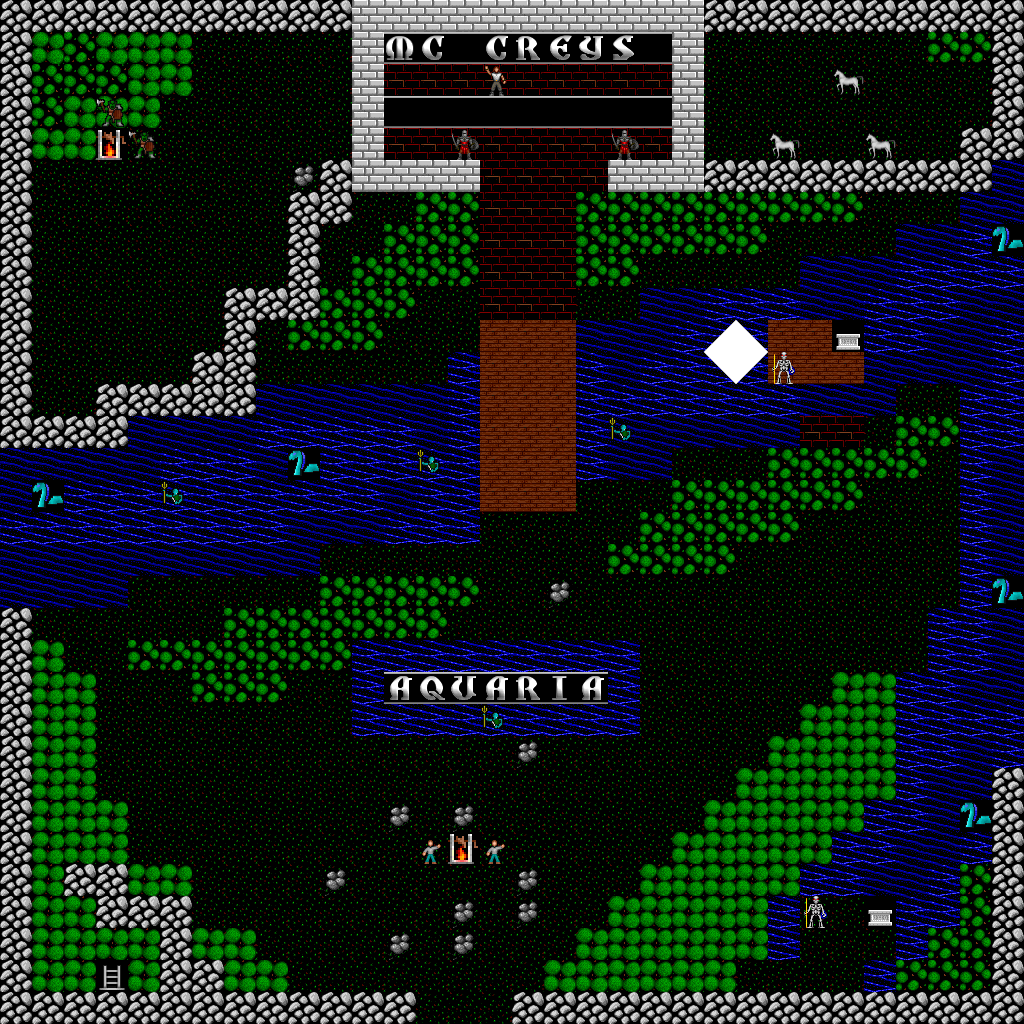

The image is a tile-based game level rendered from a .tmx file. Its description and source (layers, tilesets, objects; grid data summarised) follow:
An orthogonal 32x32 tile map with 32x32 px tiles, 2 tile layers (Map Layer, People Layer) and 16 objects (4x nixie, 3x horse, 2x child, 2x fighter, 2x liche, ...).

<map version="1.0" orientation="orthogonal" width="32" height="32" tilewidth="32" tileheight="32" backgroundcolor="#000000">
<tileset firstgid="1" name="aquaria_l1.ult" tilewidth="32" tileheight="32">
<image source="latest.png" width="768" height="768" />
</tileset>
<layer name="Map Layer" width="32" height="32">
<data>[1024 cells, 1024 non-empty, 30 distinct tile ids]</data>
</layer>
<layer name="People Layer" width="32" height="32">
<data>[1024 cells, 16 non-empty, 7 distinct tile ids]</data>
</layer>
<objectgroup name="Person Properties" width="32" height="32">
<object name="anonymous" type="nixie" x="160" y="480" width="32" height="32">
<properties>
<property name="id" value="0" />
<property name="tileType" value="nixie" />
<property name="movement" value="WANDER" />
<property name="startX" value="5" />
<property name="startY" value="15" />
<property name="dialogId" value="0" />
</properties>
</object>
<object name="anonymous" type="nixie" x="608" y="416" width="32" height="32">
<properties>
<property name="id" value="1" />
<property name="tileType" value="nixie" />
<property name="movement" value="WANDER" />
<property name="startX" value="19" />
<property name="startY" value="13" />
<property name="dialogId" value="0" />
</properties>
</object>
<object name="anonymous" type="nixie" x="416" y="448" width="32" height="32">
<properties>
<property name="id" value="2" />
<property name="tileType" value="nixie" />
<property name="movement" value="WANDER" />
<property name="startX" value="13" />
<property name="startY" value="14" />
<property name="dialogId" value="0" />
</properties>
</object>
<object name="Merman jr" type="nixie" x="480" y="704" width="32" height="32">
<properties>
<property name="id" value="3" />
<property name="tileType" value="nixie" />
<property name="movement" value="FOLLOW_AVATAR" />
<property name="startX" value="15" />
<property name="startY" value="22" />
<property name="dialogId" value="1" />
</properties>
</object>
<object name="Child" type="child" x="480" y="832" width="32" height="32">
<properties>
<property name="id" value="4" />
<property name="tileType" value="child" />
<property name="movement" value="FIXED" />
<property name="startX" value="15" />
<property name="startY" value="26" />
<property name="dialogId" value="2" />
</properties>
</object>
<object name="Child" type="child" x="416" y="832" width="32" height="32">
<properties>
<property name="id" value="5" />
<property name="tileType" value="child" />
<property name="movement" value="FIXED" />
<property name="startX" value="13" />
<property name="startY" value="26" />
<property name="dialogId" value="2" />
</properties>
</object>
<object name="Beaty" type="fighter" x="448" y="128" width="32" height="32">
<properties>
<property name="id" value="6" />
<property name="tileType" value="fighter" />
<property name="movement" value="FIXED" />
<property name="startX" value="14" />
<property name="startY" value="4" />
<property name="dialogId" value="4" />
</properties>
</object>
<object name="Sir Paldoe" type="fighter" x="608" y="128" width="32" height="32">
<properties>
<property name="id" value="7" />
<property name="tileType" value="fighter" />
<property name="movement" value="FIXED" />
<property name="startX" value="19" />
<property name="startY" value="4" />
<property name="dialogId" value="5" />
</properties>
</object>
<object name="anonymous" type="villager" x="480" y="64" width="32" height="32">
<properties>
<property name="id" value="8" />
<property name="tileType" value="villager" />
<property name="movement" value="FOLLOW_AVATAR" />
<property name="startX" value="15" />
<property name="startY" value="2" />
<property name="dialogId" value="101" />
</properties>
</object>
<object name="anonymous" type="horse" x="832" y="64" width="32" height="32">
<properties>
<property name="id" value="9" />
<property name="tileType" value="horse" />
<property name="movement" value="WANDER" />
<property name="startX" value="26" />
<property name="startY" value="2" />
<property name="dialogId" value="0" />
</properties>
</object>
<object name="anonymous" type="horse" x="768" y="128" width="32" height="32">
<properties>
<property name="id" value="10" />
<property name="tileType" value="horse" />
<property name="movement" value="WANDER" />
<property name="startX" value="24" />
<property name="startY" value="4" />
<property name="dialogId" value="0" />
</properties>
</object>
<object name="anonymous" type="horse" x="864" y="128" width="32" height="32">
<properties>
<property name="id" value="11" />
<property name="tileType" value="horse" />
<property name="movement" value="WANDER" />
<property name="startX" value="27" />
<property name="startY" value="4" />
<property name="dialogId" value="0" />
</properties>
</object>
<object name="Drakor" type="liche" x="768" y="352" width="32" height="32">
<properties>
<property name="id" value="12" />
<property name="tileType" value="liche" />
<property name="movement" value="FIXED" />
<property name="startX" value="24" />
<property name="startY" value="11" />
<property name="dialogId" value="7" />
</properties>
</object>
<object name="Skeleton" type="liche" x="800" y="896" width="32" height="32">
<properties>
<property name="id" value="13" />
<property name="tileType" value="liche" />
<property name="movement" value="FIXED" />
<property name="startX" value="25" />
<property name="startY" value="28" />
<property name="dialogId" value="8" />
</properties>
</object>
<object name="Big Head" type="troll" x="128" y="128" width="32" height="32">
<properties>
<property name="id" value="14" />
<property name="tileType" value="troll" />
<property name="movement" value="FIXED" />
<property name="startX" value="4" />
<property name="startY" value="4" />
<property name="dialogId" value="9" />
</properties>
</object>
<object name="Small Head" type="troll" x="96" y="96" width="32" height="32">
<properties>
<property name="id" value="15" />
<property name="tileType" value="troll" />
<property name="movement" value="FIXED" />
<property name="startX" value="3" />
<property name="startY" value="3" />
<property name="dialogId" value="10" />
</properties>
</object>
</objectgroup>
</map>
